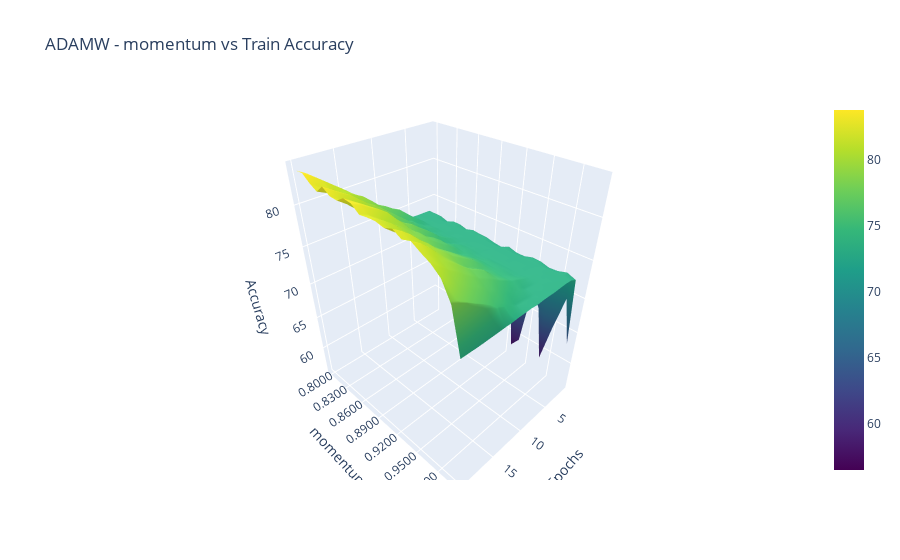
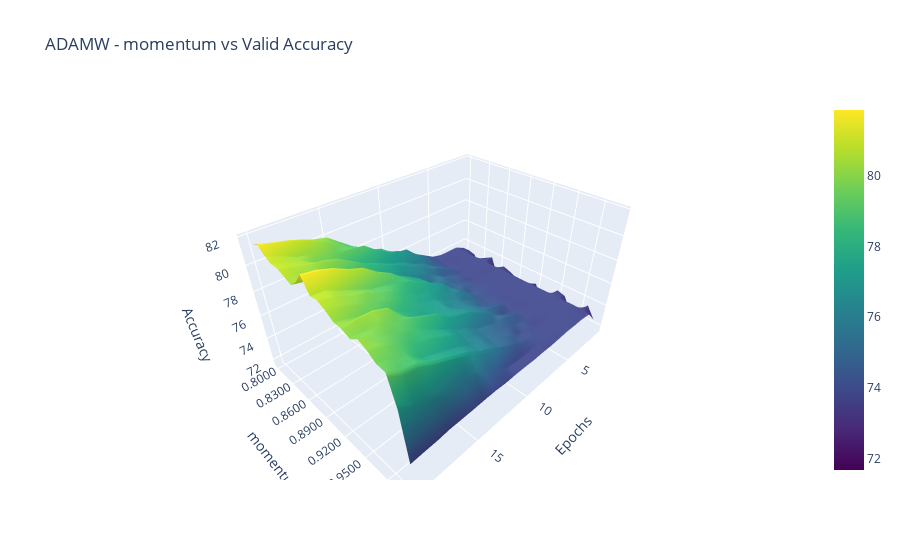
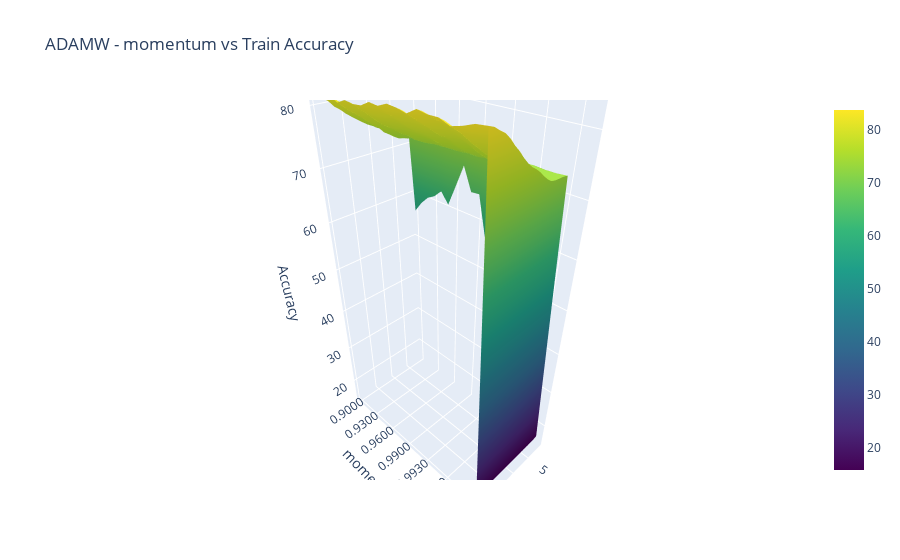
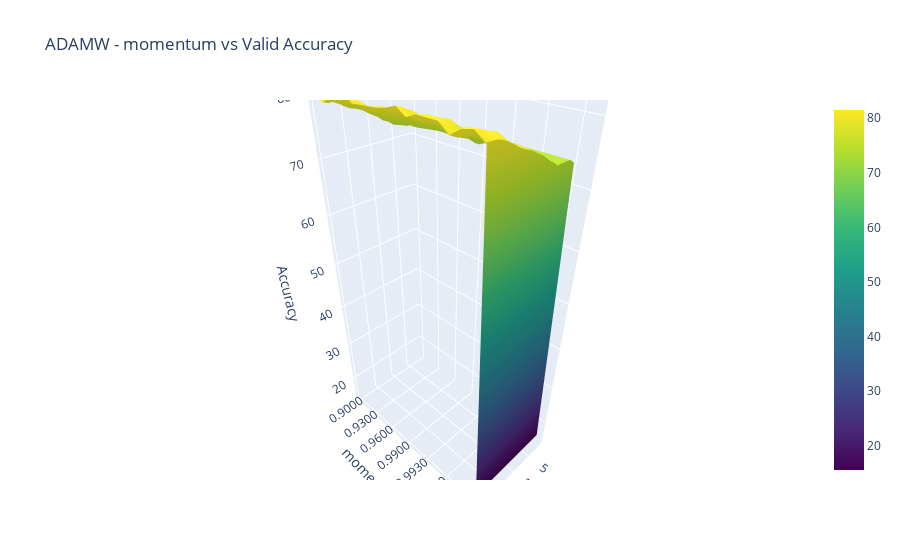

Notebook cell for these charts, in order:
### Code cell
import json
import numpy as np
import plotly.graph_objs as go

file_names = [
    "adamW_weightDecay_beta1_ablation_train_accuracy.json",
    "adamW_weightDecay_beta1_ablation_valid_accuracy.json",
    "adamW_weightDecay_beta2_ablation_train_accuracy.json",
    "adamW_weightDecay_beta2_ablation_valid_accuracy.json",
    "lion_weightDecay_beta1_ablation_train_accuracy.json",
    "lion_weightDecay_beta1_ablation_valid_accuracy.json",
    "lion_weightDecay_beta2_ablation_train_accuracy.json",
    "lion_weightDecay_beta2_ablation_valid_accuracy.json"
]

for file_name in file_names:
    with open(file_name, 'r') as file:
        data = json.load(file)

    # For the title, you can split the filename on "_" to get optimizer and metric
    title_info = file_name.split("_")
    optimizer = title_info[0]
    metric = title_info[-2]

    # Convert the accuracy data to a 2D NumPy array
    accuracy_data = np.array([values for lr, values in data.items()])

    # Create a 2D grid for X and Y (epochs and momentum)
    epochs = np.arange(1, len(accuracy_data[0]) + 1)
    # momentum = np.array([float(lr) for lr in data.keys()])
    momentum = np.array([f"{float(lr):.4f}" for lr in data.keys()])
    momentum = np.array([(str(lr)) for lr in momentum])
    # momentum = np.array([float(lr) for lr in data.keys()])

    # Create a trace for the 3D surface plot
    trace = go.Surface(x=epochs, y=momentum, z=accuracy_data, colorscale='Viridis')

    # Create a layout for the plot
    layout = go.Layout(
        scene=dict(
            xaxis=dict(title='Epochs'),
            yaxis=dict(title='momentum'),
            zaxis=dict(title='Accuracy'),
        ),
        title=f'{optimizer.upper()} - momentum vs {metric.capitalize()} Accuracy'
    )

    # Create a figure and add the trace with the layout
    fig = go.Figure(data=[trace], layout=layout)

    # Display the interactive plot
    fig.show()

### Figure 1 — Plotly figure (JSON) as saved in the notebook; plotly's stock layout.template omitted (floating-point values rounded to 4 significant figures; data arrays with more than 128 entries replaced by an {"elided": "..."} marker saying what was removed)
{"data": [{"colorscale": [[0, "#440154"], [0.1111, "#482878"], [0.2222, "#3e4989"], [0.3333, "#31688e"], [0.4444, "#26828e"], [0.5556, "#1f9e89"], [0.6667, "#35b779"], [0.7778, "#6ece58"], [0.8889, "#b5de2b"], [1, "#fde725"]], "type": "surface", "x": [1, 2, 3, 4, 5, 6, 7, 8, 9, 10, 11, 12, 13, 14, 15, 16, 17, 18, 19, 20], "y": ["0.8000", "0.8100", "0.8200", "0.8300", "0.8400", "0.8500", "0.8600", "0.8700", "0.8800", "0.8900", "0.9000", "0.9100", "0.9200", "0.9300", "0.9400", "0.9500", "0.9600", "0.9700", "0.9800", "0.9900", "1.0000"], "z": {"elided": "21x20 float values"}}], "layout": {"scene": {"xaxis": {"title": {"text": "Epochs"}}, "yaxis": {"title": {"text": "momentum"}}, "zaxis": {"title": {"text": "Accuracy"}}}, "title": {"text": "ADAMW - momentum vs Train Accuracy"}}}

### Figure 2 — Plotly figure (JSON) as saved in the notebook; plotly's stock layout.template omitted (floating-point values rounded to 4 significant figures; data arrays with more than 128 entries replaced by an {"elided": "..."} marker saying what was removed)
{"data": [{"colorscale": [[0, "#440154"], [0.1111, "#482878"], [0.2222, "#3e4989"], [0.3333, "#31688e"], [0.4444, "#26828e"], [0.5556, "#1f9e89"], [0.6667, "#35b779"], [0.7778, "#6ece58"], [0.8889, "#b5de2b"], [1, "#fde725"]], "type": "surface", "x": [1, 2, 3, 4, 5, 6, 7, 8, 9, 10, 11, 12, 13, 14, 15, 16, 17, 18, 19, 20], "y": ["0.8000", "0.8100", "0.8200", "0.8300", "0.8400", "0.8500", "0.8600", "0.8700", "0.8800", "0.8900", "0.9000", "0.9100", "0.9200", "0.9300", "0.9400", "0.9500", "0.9600", "0.9700", "0.9800", "0.9900", "1.0000"], "z": {"elided": "21x20 float values"}}], "layout": {"scene": {"xaxis": {"title": {"text": "Epochs"}}, "yaxis": {"title": {"text": "momentum"}}, "zaxis": {"title": {"text": "Accuracy"}}}, "title": {"text": "ADAMW - momentum vs Valid Accuracy"}}}

### Figure 3 — Plotly figure (JSON) as saved in the notebook; plotly's stock layout.template omitted (floating-point values rounded to 4 significant figures; data arrays with more than 128 entries replaced by an {"elided": "..."} marker saying what was removed)
{"data": [{"colorscale": [[0, "#440154"], [0.1111, "#482878"], [0.2222, "#3e4989"], [0.3333, "#31688e"], [0.4444, "#26828e"], [0.5556, "#1f9e89"], [0.6667, "#35b779"], [0.7778, "#6ece58"], [0.8889, "#b5de2b"], [1, "#fde725"]], "type": "surface", "x": [1, 2, 3, 4, 5, 6, 7, 8, 9, 10, 11, 12, 13, 14, 15, 16, 17, 18, 19, 20], "y": ["0.9000", "0.9100", "0.9200", "0.9300", "0.9400", "0.9500", "0.9600", "0.9700", "0.9800", "0.9900", "0.9910", "0.9920", "0.9930", "0.9940", "0.9950", "0.9960", "0.9970", "0.9980", "0.9990", "1.0000"], "z": {"elided": "20x20 float values"}}], "layout": {"scene": {"xaxis": {"title": {"text": "Epochs"}}, "yaxis": {"title": {"text": "momentum"}}, "zaxis": {"title": {"text": "Accuracy"}}}, "title": {"text": "ADAMW - momentum vs Train Accuracy"}}}

### Figure 4 — Plotly figure (JSON) as saved in the notebook; plotly's stock layout.template omitted (floating-point values rounded to 4 significant figures; data arrays with more than 128 entries replaced by an {"elided": "..."} marker saying what was removed)
{"data": [{"colorscale": [[0, "#440154"], [0.1111, "#482878"], [0.2222, "#3e4989"], [0.3333, "#31688e"], [0.4444, "#26828e"], [0.5556, "#1f9e89"], [0.6667, "#35b779"], [0.7778, "#6ece58"], [0.8889, "#b5de2b"], [1, "#fde725"]], "type": "surface", "x": [1, 2, 3, 4, 5, 6, 7, 8, 9, 10, 11, 12, 13, 14, 15, 16, 17, 18, 19, 20], "y": ["0.9000", "0.9100", "0.9200", "0.9300", "0.9400", "0.9500", "0.9600", "0.9700", "0.9800", "0.9900", "0.9910", "0.9920", "0.9930", "0.9940", "0.9950", "0.9960", "0.9970", "0.9980", "0.9990", "1.0000"], "z": {"elided": "20x20 float values"}}], "layout": {"scene": {"xaxis": {"title": {"text": "Epochs"}}, "yaxis": {"title": {"text": "momentum"}}, "zaxis": {"title": {"text": "Accuracy"}}}, "title": {"text": "ADAMW - momentum vs Valid Accuracy"}}}
